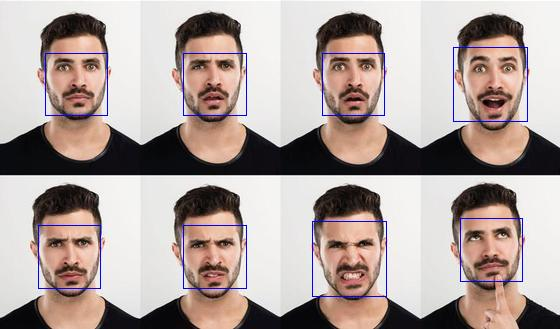
#> input picture tipe/HOG/photos/résultats/facial expressions/1.jpg, 560 x 329 px, found by its file name
$ python 'detection with haarcascade method image (face + eyes).py'
#> lines starting #> are read from the running program, lines starting #| are printed output that depends on the picture; after the words box and inside, x2 and y2 are one past the last pixel; in counts of white or black regions, pixels touching at a corner belong together
import cv2, time
start = time.time()
# load a cascade for face detection
#xml : store and transport data
face_cascade=cv2.CascadeClassifier('folder/cascades/haarcascade_frontalface_default.xml')
eye_cascade=cv2.CascadeClassifier('folder/cascades/haarcascade_eye.xml')
#load img
img=cv2.imread('photos/1.jpg')
#> img is the input picture: shape (329, 560, 3); mean B, G, R 158.9, 163, 176.7
#convert img to grayscale
gray=cv2.cvtColor(img,cv2.COLOR_BGR2GRAY)
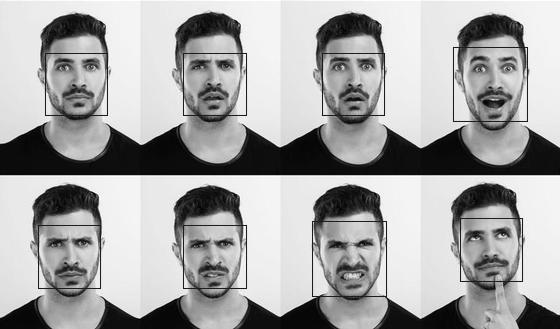
#> gray: shape (329, 560); min 0, max 255, mean 166.6
#detect face
faces=face_cascade.detectMultiScale(gray,1.08,5)
#> faces = [[174, 215, 78, 78], [37, 33, 83, 83], [173, 34, 81, 81], [312, 32, 84, 84], [449, 204, 81, 81], [29, 212, 83, 83], [313, 215, 78, 78], [452, 33, 86, 86]]
for (x,y,w,h) in faces:
    #draw a rectangle around the face
    #x : left right coord (horizontal)
    #y : up down coord (vertical)
    #w : width of the rectangle
    #h : height of the rectangle
    img=cv2.rectangle(img,(x,y),(x+w, y+h),(255,0,0),2)
    roi_gray = gray[y:y + h, x:x + w]
    roi_color = img[y:y + h, x:x + w]
    eyes = eye_cascade.detectMultiScale(roi_gray)
    for (ex, ey, ew, eh) in eyes:
        cv2.rectangle(roi_color, (ex, ey), (ex + ew, ey + eh), (0, 255, 0), 2)
#> this loop made 8 passes
#> (x, y, w, h, eyes) on passes 1, 2, 3, 4, 5, 6, 8: (174, 215, 78, 78, [[40, 17, 22, 22], [12, 18, 23, 23]]), (37, 33, 83, 83, [[42, 22, 22, 22], [14, 21, 23, 23]]), (173, 34, 81, 81, [[40, 20, 22, 22], [13, 20, 24, 24]]), (312, 32, 84, 84, [[15, 22, 24, 24], [42, 22, 23, 23]]), (449, 204, 81, 81, [[13, 22, 22, 22], [41, 18, 23, 23]]), (29, 212, 83, 83, [[41, 19, 21, 21], [13, 20, 23, 23]]), (452, 33, 86, 86, [[16, 23, 24, 24], [43, 22, 23, 23]])
#> pass 1, `roi_gray = gray[y:y + h, x:x + w]`:
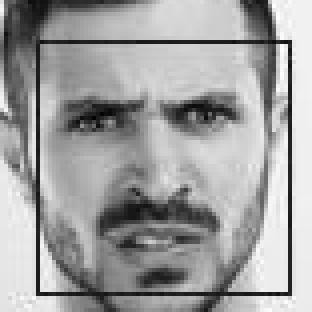
#> roi_gray: shape (78, 78) (shown 4 times larger); min 3, max 255, mean 160.2
#> pass 1, `roi_color = img[y:y + h, x:x + w]`:
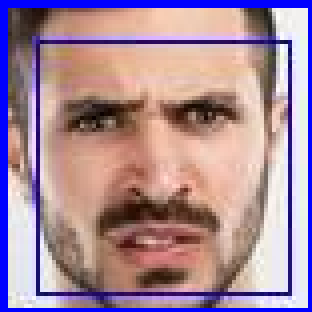
#> roi_color: shape (78, 78, 3) (shown 4 times larger); mean B, G, R 154, 138.8, 168.1
#> pass 2, `img=cv2.rectangle(img,(x,y),(x+w, y+h),(255,0,0),2)`:
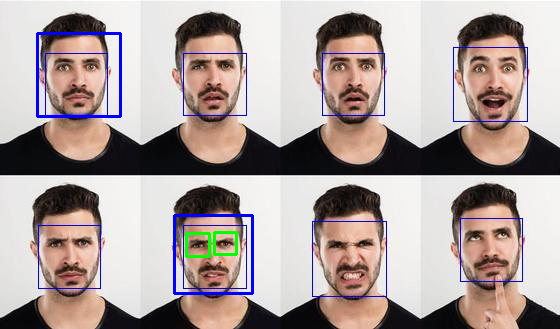
#> img: shape (329, 560, 3); mean B, G, R 159.4, 161.4, 174.1
#> after the loop:
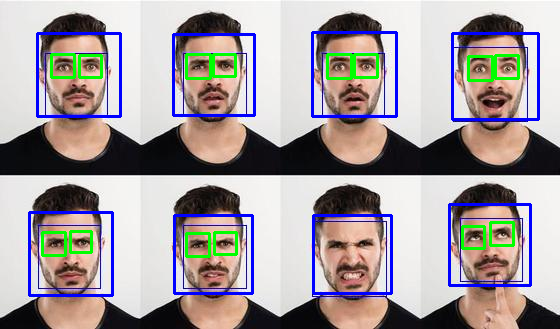
#> img: shape (329, 560, 3); 4.96% of pixels changed, all inside (x1, y1, x2, y2) = (28, 31, 540, 297)
#> after the loop:
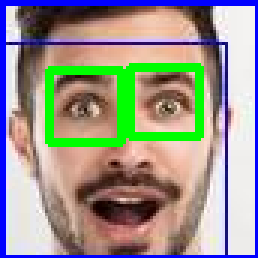
#> roi_color: shape (86, 86, 3) (shown 3 times larger); mean B, G, R 142.1, 149.6, 154.1
#> after the loop:
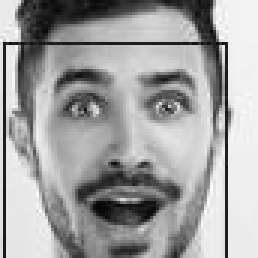
#> roi_gray: shape (86, 86) (shown 3 times larger); min 5, max 254, mean 160.7
cv2.namedWindow('face detected')
cv2.imshow('face detected',img)
cv2.imwrite('face detected.jpg',img)
end = time.time()
elapsed = end - start
print("Temps d'exécution : ",elapsed," s")
cv2.waitKey(0)

$ run again, with tipe/HOG/photos/résultats/facial expressions/5.jpg copied over tipe/HOG/photos/résultats/facial expressions/1.jpg
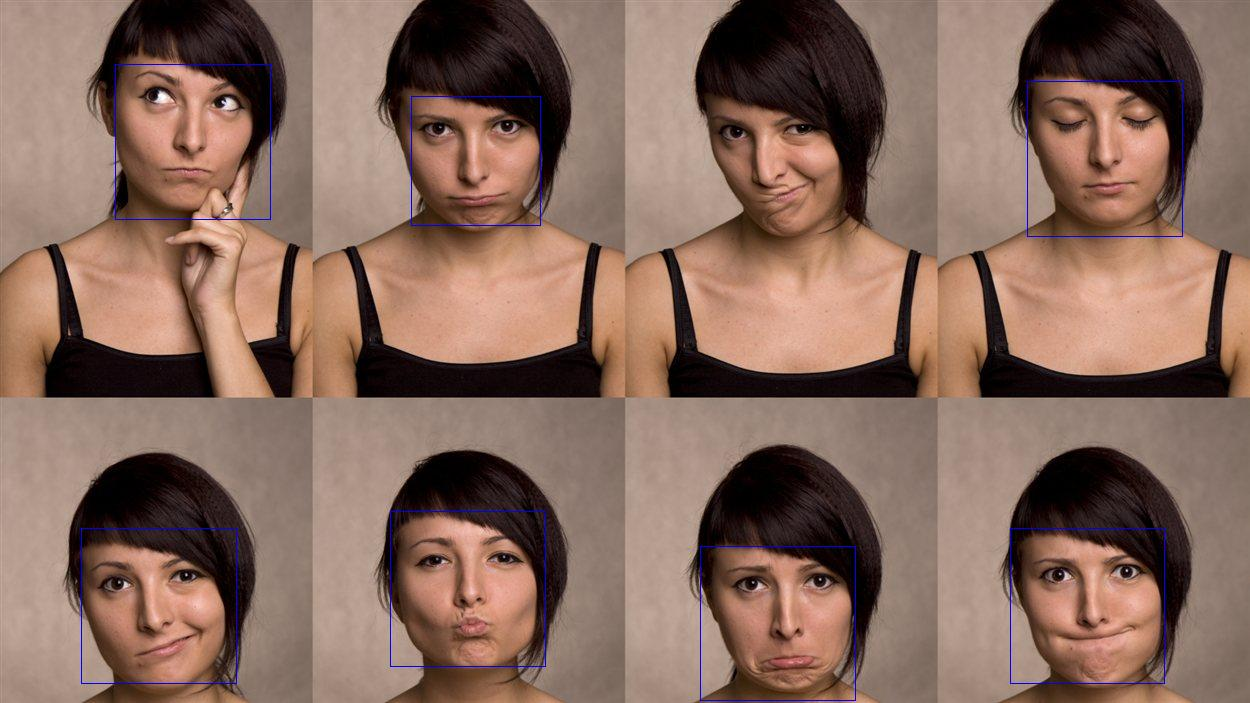
#> input picture tipe/HOG/photos/résultats/facial expressions/5.jpg, 1250 x 703 px, found by its file name
#> img is the input picture: shape (703, 1250, 3); mean B, G, R 92.6, 104.9, 133.8
#> faces = [[677, 67, 172, 172], [112, 41, 156, 156], [169, 212, 128, 128], [1014, 52, 178, 178], [381, 492, 176, 176], [1008, 509, 168, 168], [66, 513, 171, 171], [703, 520, 167, 167], [371, 55, 195, 195], [305, 259, 323, 323]]
#> the loop `for (x,y,w,h) in faces:` made 10 passes
#> (x, y, w, h, eyes) on passes 1, 2, 4, 5, 6, 7, 8: (677, 67, 172, 172, [[35, 44, 42, 42], [99, 43, 40, 40]]), (112, 41, 156, 156, [[18, 28, 51, 51], [88, 37, 47, 47]]), (1014, 52, 178, 178, [[37, 47, 43, 43], [93, 43, 47, 47]]), (381, 492, 176, 176, [[99, 46, 39, 39], [30, 47, 42, 42]]), (1008, 509, 168, 168, [[96, 42, 41, 41], [26, 44, 43, 43]]), (66, 513, 171, 171, [[98, 45, 38, 38], [28, 48, 43, 43]]), (703, 520, 167, 167, [[96, 42, 38, 38], [24, 41, 44, 44]])
#> pass 1, `roi_color = img[y:y + h, x:x + w]`:
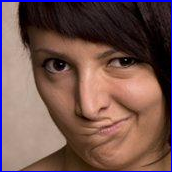
#> roi_color: shape (172, 172, 3); mean B, G, R 79, 83.6, 114.4
#> after the loop `for (x,y,w,h) in faces:`:
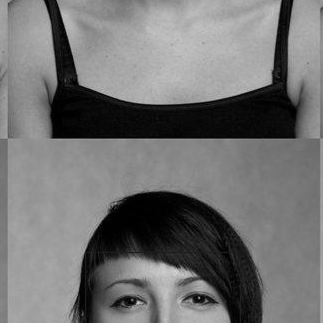
#> roi_gray: shape (323, 323); min 0, max 217, mean 113.5

$ run again, with tipe/HOG/photos/résultats/facial expressions/6.jpg copied over tipe/HOG/photos/résultats/facial expressions/1.jpg
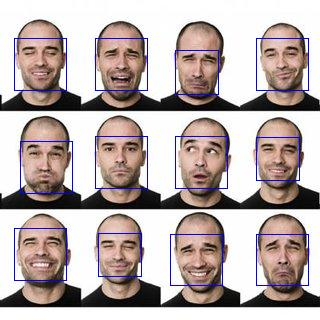
#> input picture tipe/HOG/photos/résultats/facial expressions/6.jpg, 320 x 320 px, found by its file name
#> img is the input picture: shape (320, 320, 3); mean B, G, R 171.6, 173.4, 186
#> faces = [[90, 124, 61, 61], [11, 29, 58, 58], [248, 126, 59, 59], [88, 222, 60, 60], [92, 32, 60, 60], [252, 31, 58, 58], [168, 35, 62, 62], [12, 220, 58, 58], [13, 128, 63, 63], [253, 224, 60, 60], [166, 224, 65, 65], [167, 123, 66, 66]]
#> the loop `for (x,y,w,h) in faces:` made 12 passes
#> after the loop `for (x,y,w,h) in faces:`:
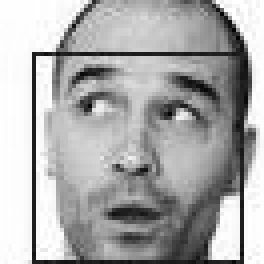
#> roi_gray: shape (66, 66) (shown 4 times larger); min 2, max 255, mean 170.7
